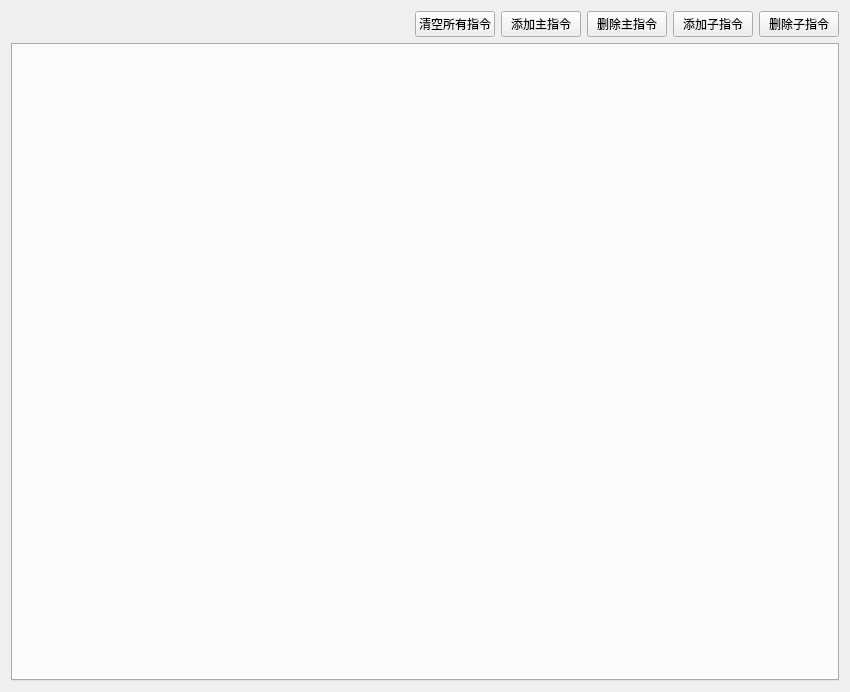
<?xml version="1.0" encoding="UTF-8"?>
<ui version="4.0">
 <class>ProtocolConfigPage</class>
 <widget class="QWidget" name="ProtocolConfigPage">
  <property name="geometry">
   <rect>
    <x>0</x>
    <y>0</y>
    <width>850</width>
    <height>692</height>
   </rect>
  </property>
  <layout class="QVBoxLayout" name="verticalLayout">
   <item>
    <layout class="QHBoxLayout" name="horizontalLayoutToolbar">
     <item>
      <spacer name="horizontalSpacer2">
       <property name="orientation">
        <enum>Qt::Orientation::Horizontal</enum>
       </property>
       <property name="sizeHint" stdset="0">
        <size>
         <width>40</width>
         <height>20</height>
        </size>
       </property>
      </spacer>
     </item>
     <item>
      <widget class="QPushButton" name="btnClearAllOrder">
       <property name="text">
        <string>清空所有指令</string>
       </property>
      </widget>
     </item>
     <item>
      <widget class="QPushButton" name="btnAddMainOrder">
       <property name="text">
        <string>添加主指令</string>
       </property>
      </widget>
     </item>
     <item>
      <widget class="QPushButton" name="btnDeleteMainOrder">
       <property name="text">
        <string>删除主指令</string>
       </property>
      </widget>
     </item>
     <item>
      <widget class="QPushButton" name="btnAddSubOrder">
       <property name="text">
        <string>添加子指令</string>
       </property>
      </widget>
     </item>
     <item>
      <widget class="QPushButton" name="btnDeleteSubOrder">
       <property name="text">
        <string>删除子指令</string>
       </property>
      </widget>
     </item>
    </layout>
   </item>
   <item>
    <widget class="QTabWidget" name="groupTabs"/>
   </item>
  </layout>
 </widget>
 <resources/>
 <connections/>
</ui>
